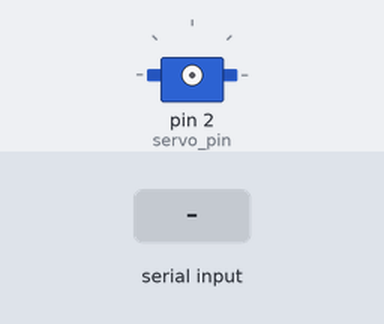
A sketch run on a simulated Arduino Uno, built with avr-gcc and run on an emulated ATmega328P. Shown: servo. Inputs (shaded band) come from the test bench.

Above: at 1.2 s.
1.3 s: byte 1 (1) received over Serial
2.8 s: byte 0 (0) received over Serial
At 3.5 s:
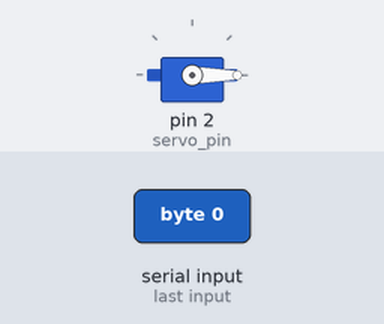
Timing chart, 0 to 5.8 s (numbered marks = the images above; inputs shaded):
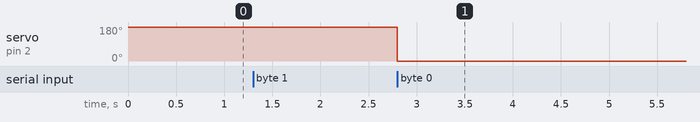

Measured:
- after the input at 2.8 s, servo on pin 2 (servo_pin): 180° → 0° at once

The sketch:

light_switch.ino
```cpp
#include <Servo.h>

const int servo_pin = 2;

Servo servo;

void setup() {
  Serial.begin(9600);
}
void loop() {

  if (Serial.available()) {
    int status = Serial.read();

    if (status == 1) {
      servo.attach(servo_pin);
      servo.write(180);
      delay(50);
    }
    else if (status == 0) {
      servo.attach(servo_pin);
      servo.write(0);
      delay(50);
    }
    delay(200);
    servo.detach();
  }

}
```
